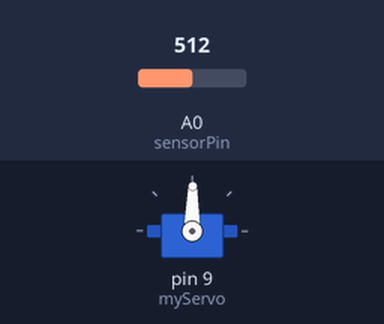
The sketch below on a simulated Arduino Uno, built with avr-gcc and run on an emulated ATmega328P. Parts: servo. Inputs (shaded band) come from the test bench; at power-on: A0 (sensorPin) = 512. What the sketch prints to the serial monitor is not drawn.

Above: at 1.2 s.
1.3 s: A0 (sensorPin) set to 555
At 1.9 s:
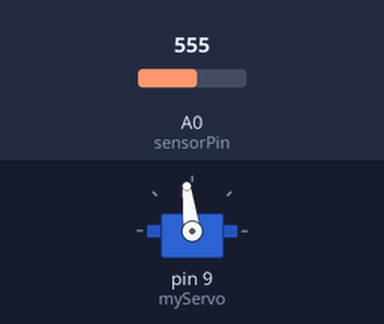
4.3 s: A0 (sensorPin) set to 582
At 5.5 s:
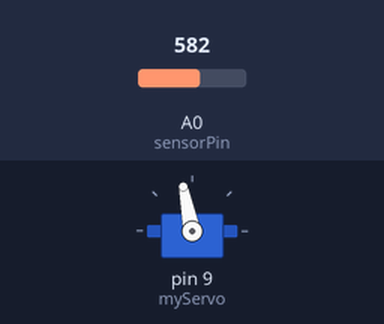
5.8 s: A0 (sensorPin) set to 306
At 6.6 s:
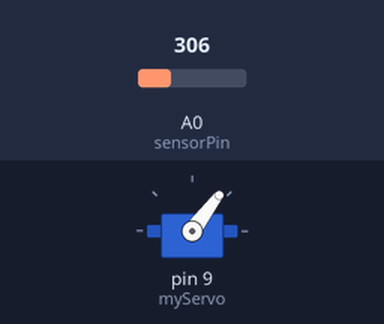
7.3 s: A0 (sensorPin) set to 62
At 7.9 s:
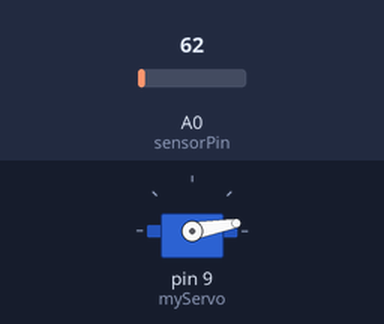
8.8 s: A0 (sensorPin) set to 54
At 9.1 s:
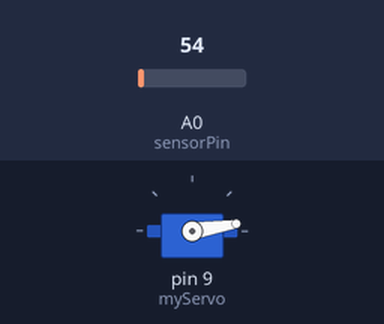
11.8 s: A0 (sensorPin) set to 122
At 12.6 s:
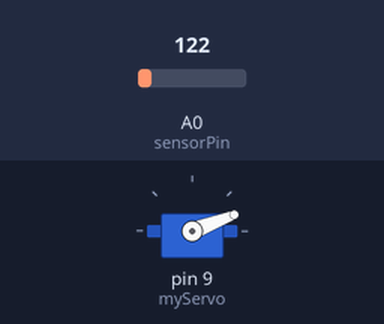
Timing chart, 0 to 14.3 s (numbered marks = the images above; inputs shaded):
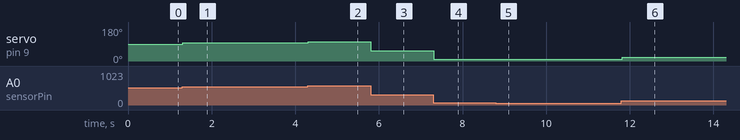

The sketch:

Task5.ino
```cpp
#include <Servo.h>
Servo myServo;
int sensorVal = 0;
int angle = 0;
void setup()
{
  //Servo myServo;
  myServo.attach(9);
  Serial.begin(9600);

}

void loop()
{
  //myServo.attach(9);
  const int sensorPin = A0;

  sensorVal = analogRead(sensorPin);
  angle = map(sensorVal,0,1023,0,179);

  Serial.print("\t");
  Serial.print(angle);

  myServo.write(angle);
  delay(15);

}
```

Measured:
- after the input at 1.3 s, servo on pin 9 (myServo): 89° → 97° at once
- after the input at 4.3 s, servo on pin 9 (myServo): 97° → 101° at once
- after the input at 5.8 s, servo on pin 9 (myServo): 101° → 53° at once
- after the input at 7.3 s, servo on pin 9 (myServo): 53° → 10° at once
- after the input at 8.8 s, servo on pin 9 (myServo): 10° → 9° at once
- after the input at 11.8 s, servo on pin 9 (myServo): 9° → 21° at once
